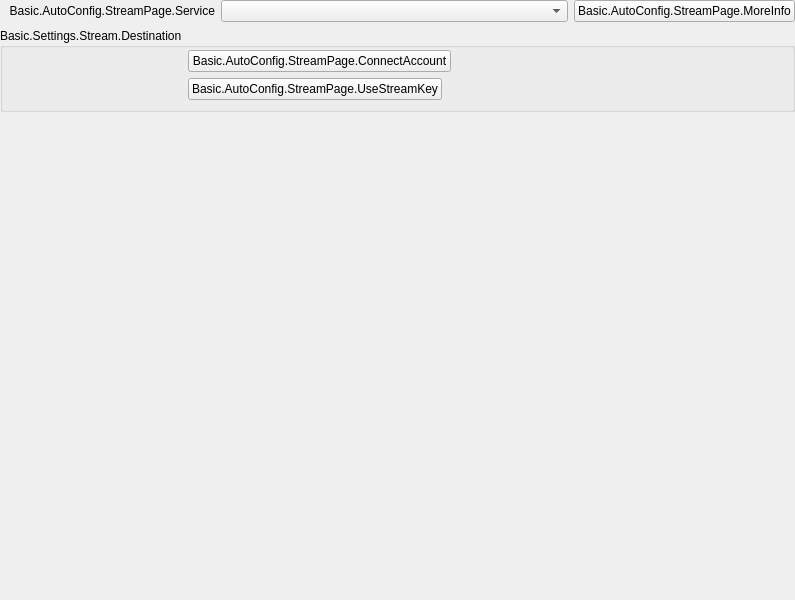
<?xml version="1.0" encoding="UTF-8"?>
<ui version="4.0">
 <class>StreamPage</class>
 <widget class="QWidget" name="StreamPage">
  <property name="geometry">
   <rect>
    <x>0</x>
    <y>0</y>
    <width>795</width>
    <height>600</height>
   </rect>
  </property>
  <property name="windowTitle">
   <string>Form</string>
  </property>
  <layout class="QVBoxLayout" name="verticalLayout">
   <property name="leftMargin">
    <number>0</number>
   </property>
   <property name="topMargin">
    <number>0</number>
   </property>
   <property name="rightMargin">
    <number>0</number>
   </property>
   <property name="bottomMargin">
    <number>0</number>
   </property>
   <item>
    <widget class="QFrame" name="widget_5">
     <layout class="QFormLayout" name="topStreamLayout">
      <property name="fieldGrowthPolicy">
       <enum>QFormLayout::FieldGrowthPolicy::AllNonFixedFieldsGrow</enum>
      </property>
      <property name="labelAlignment">
       <set>Qt::AlignmentFlag::AlignRight|Qt::AlignmentFlag::AlignTrailing|Qt::AlignmentFlag::AlignVCenter</set>
      </property>
      <property name="leftMargin">
       <number>9</number>
      </property>
      <property name="topMargin">
       <number>0</number>
      </property>
      <property name="rightMargin">
       <number>0</number>
      </property>
      <property name="bottomMargin">
       <number>0</number>
      </property>
      <item row="0" column="0">
       <widget class="QLabel" name="serviceLabel">
        <property name="minimumSize">
         <size>
          <width>170</width>
          <height>0</height>
         </size>
        </property>
        <property name="text">
         <string>Basic.AutoConfig.StreamPage.Service</string>
        </property>
        <property name="alignment">
         <set>Qt::AlignmentFlag::AlignRight|Qt::AlignmentFlag::AlignTrailing|Qt::AlignmentFlag::AlignVCenter</set>
        </property>
        <property name="buddy">
         <cstring>service</cstring>
        </property>
       </widget>
      </item>
      <item row="0" column="1">
       <widget class="QFrame" name="serviceWidget">
        <layout class="QHBoxLayout" name="serviceWidgetLayout" stretch="0,0">
         <property name="leftMargin">
          <number>0</number>
         </property>
         <property name="topMargin">
          <number>0</number>
         </property>
         <property name="rightMargin">
          <number>0</number>
         </property>
         <property name="bottomMargin">
          <number>0</number>
         </property>
         <item>
          <widget class="QComboBox" name="service">
           <property name="maxVisibleItems">
            <number>20</number>
           </property>
          </widget>
         </item>
         <item>
          <widget class="UrlPushButton" name="moreInfoButton">
           <property name="sizePolicy">
            <sizepolicy hsizetype="Maximum" vsizetype="Fixed">
             <horstretch>0</horstretch>
             <verstretch>0</verstretch>
            </sizepolicy>
           </property>
           <property name="text">
            <string>Basic.AutoConfig.StreamPage.MoreInfo</string>
           </property>
          </widget>
         </item>
        </layout>
       </widget>
      </item>
     </layout>
    </widget>
   </item>
   <item>
    <widget class="QStackedWidget" name="streamStackWidget">
     <property name="currentIndex">
      <number>0</number>
     </property>
     <widget class="QWidget" name="loginPage">
      <layout class="QVBoxLayout" name="verticalLayout_31">
       <property name="leftMargin">
        <number>0</number>
       </property>
       <property name="topMargin">
        <number>0</number>
       </property>
       <property name="rightMargin">
        <number>0</number>
       </property>
       <property name="bottomMargin">
        <number>0</number>
       </property>
       <item>
        <widget class="QGroupBox" name="groupBox_8">
         <property name="title">
          <string>Basic.Settings.Stream.Destination</string>
         </property>
         <layout class="QFormLayout" name="loginPageLayout">
          <property name="fieldGrowthPolicy">
           <enum>QFormLayout::FieldGrowthPolicy::AllNonFixedFieldsGrow</enum>
          </property>
          <property name="topMargin">
           <number>2</number>
          </property>
          <item row="0" column="0">
           <spacer name="horizontalSpacer_20">
            <property name="orientation">
             <enum>Qt::Orientation::Horizontal</enum>
            </property>
            <property name="sizeType">
             <enum>QSizePolicy::Policy::Fixed</enum>
            </property>
            <property name="sizeHint" stdset="0">
             <size>
              <width>170</width>
              <height>19</height>
             </size>
            </property>
           </spacer>
          </item>
          <item row="0" column="1">
           <layout class="QHBoxLayout" name="horizontalLayout_16">
            <item>
             <widget class="QPushButton" name="connectAccount">
              <property name="text">
               <string>Basic.AutoConfig.StreamPage.ConnectAccount</string>
              </property>
             </widget>
            </item>
            <item>
             <spacer name="horizontalSpacer_21">
              <property name="orientation">
               <enum>Qt::Orientation::Horizontal</enum>
              </property>
              <property name="sizeHint" stdset="0">
               <size>
                <width>40</width>
                <height>10</height>
               </size>
              </property>
             </spacer>
            </item>
           </layout>
          </item>
          <item row="1" column="0">
           <spacer name="horizontalSpacer_22">
            <property name="orientation">
             <enum>Qt::Orientation::Horizontal</enum>
            </property>
            <property name="sizeType">
             <enum>QSizePolicy::Policy::Fixed</enum>
            </property>
            <property name="sizeHint" stdset="0">
             <size>
              <width>170</width>
              <height>10</height>
             </size>
            </property>
           </spacer>
          </item>
          <item row="1" column="1">
           <layout class="QHBoxLayout" name="horizontalLayout_17">
            <item>
             <widget class="QPushButton" name="useStreamKey">
              <property name="text">
               <string>Basic.AutoConfig.StreamPage.UseStreamKey</string>
              </property>
             </widget>
            </item>
            <item>
             <spacer name="horizontalSpacer_23">
              <property name="orientation">
               <enum>Qt::Orientation::Horizontal</enum>
              </property>
              <property name="sizeHint" stdset="0">
               <size>
                <width>40</width>
                <height>10</height>
               </size>
              </property>
             </spacer>
            </item>
           </layout>
          </item>
         </layout>
        </widget>
       </item>
       <item>
        <spacer name="verticalSpacer_10">
         <property name="orientation">
          <enum>Qt::Orientation::Vertical</enum>
         </property>
         <property name="sizeHint" stdset="0">
          <size>
           <width>20</width>
           <height>0</height>
          </size>
         </property>
        </spacer>
       </item>
      </layout>
     </widget>
     <widget class="QScrollArea" name="streamKeyScrollArea">
      <property name="frameShape">
       <enum>QFrame::Shape::NoFrame</enum>
      </property>
      <property name="frameShadow">
       <enum>QFrame::Shadow::Plain</enum>
      </property>
      <property name="lineWidth">
       <number>0</number>
      </property>
      <property name="widgetResizable">
       <bool>true</bool>
      </property>
      <widget class="QWidget" name="streamKeyPage">
       <property name="geometry">
        <rect>
         <x>0</x>
         <y>0</y>
         <width>987</width>
         <height>819</height>
        </rect>
       </property>
       <layout class="QVBoxLayout" name="streamkeyPageLayout">
        <property name="leftMargin">
         <number>0</number>
        </property>
        <property name="topMargin">
         <number>0</number>
        </property>
        <property name="rightMargin">
         <number>0</number>
        </property>
        <property name="bottomMargin">
         <number>0</number>
        </property>
        <item>
         <widget class="QGroupBox" name="destinationGroupBox">
          <property name="title">
           <string>Basic.Settings.Stream.Destination</string>
          </property>
          <layout class="QFormLayout" name="destinationLayout">
           <property name="fieldGrowthPolicy">
            <enum>QFormLayout::FieldGrowthPolicy::AllNonFixedFieldsGrow</enum>
           </property>
           <property name="labelAlignment">
            <set>Qt::AlignmentFlag::AlignRight|Qt::AlignmentFlag::AlignTrailing|Qt::AlignmentFlag::AlignVCenter</set>
           </property>
           <property name="leftMargin">
            <number>9</number>
           </property>
           <property name="topMargin">
            <number>2</number>
           </property>
           <property name="rightMargin">
            <number>9</number>
           </property>
           <property name="bottomMargin">
            <number>9</number>
           </property>
           <item row="0" column="0">
            <widget class="QLabel" name="serverLabel">
             <property name="text">
              <string>Basic.AutoConfig.StreamPage.Server</string>
             </property>
            </widget>
           </item>
           <item row="0" column="1">
            <widget class="QStackedWidget" name="serverStackedWidget">
             <property name="sizePolicy">
              <sizepolicy hsizetype="Preferred" vsizetype="Maximum">
               <horstretch>0</horstretch>
               <verstretch>0</verstretch>
              </sizepolicy>
             </property>
             <property name="currentIndex">
              <number>1</number>
             </property>
             <widget class="QWidget" name="servicePage">
              <layout class="QHBoxLayout" name="horizontalLayout_21">
               <property name="leftMargin">
                <number>0</number>
               </property>
               <property name="topMargin">
                <number>0</number>
               </property>
               <property name="rightMargin">
                <number>0</number>
               </property>
               <property name="bottomMargin">
                <number>0</number>
               </property>
               <item>
                <widget class="QComboBox" name="server"/>
               </item>
              </layout>
             </widget>
             <widget class="QWidget" name="customPage">
              <layout class="QHBoxLayout" name="horizontalLayout_22">
               <property name="leftMargin">
                <number>0</number>
               </property>
               <property name="topMargin">
                <number>0</number>
               </property>
               <property name="rightMargin">
                <number>0</number>
               </property>
               <property name="bottomMargin">
                <number>0</number>
               </property>
               <item>
                <widget class="QLineEdit" name="customServer"/>
               </item>
              </layout>
             </widget>
            </widget>
           </item>
           <item row="1" column="0">
            <widget class="QLabel" name="serviceCustomServerLabel">
             <property name="text">
              <string>Basic.Settings.Stream.ServiceCustomServer</string>
             </property>
             <property name="buddy">
              <cstring>serviceCustomServer</cstring>
             </property>
            </widget>
           </item>
           <item row="1" column="1">
            <widget class="QLineEdit" name="serviceCustomServer"/>
           </item>
           <item row="2" column="0">
            <widget class="QLabel" name="streamKeyLabel">
             <property name="text">
              <string>Basic.AutoConfig.StreamPage.StreamKey</string>
             </property>
             <property name="openExternalLinks">
              <bool>true</bool>
             </property>
             <property name="buddy">
              <cstring>key</cstring>
             </property>
            </widget>
           </item>
           <item row="2" column="1">
            <widget class="QFrame" name="streamKeyWidget">
             <layout class="QHBoxLayout" name="horizontalLayout_11">
              <property name="leftMargin">
               <number>0</number>
              </property>
              <property name="topMargin">
               <number>0</number>
              </property>
              <property name="rightMargin">
               <number>0</number>
              </property>
              <property name="bottomMargin">
               <number>0</number>
              </property>
              <item>
               <widget class="QLineEdit" name="key">
                <property name="inputMask">
                 <string notr="true"/>
                </property>
                <property name="text">
                 <string notr="true"/>
                </property>
                <property name="echoMode">
                 <enum>QLineEdit::EchoMode::Password</enum>
                </property>
               </widget>
              </item>
              <item>
               <widget class="QPushButton" name="show">
                <property name="text">
                 <string>Show</string>
                </property>
               </widget>
              </item>
              <item>
               <widget class="UrlPushButton" name="getStreamKeyButton">
                <property name="toolTip">
                 <string/>
                </property>
                <property name="toolTipDuration">
                 <number>-4</number>
                </property>
                <property name="text">
                 <string>Basic.AutoConfig.StreamPage.GetStreamKey</string>
                </property>
               </widget>
              </item>
             </layout>
            </widget>
           </item>
           <item row="3" column="0">
            <widget class="QLabel" name="connectedAccountLabel">
             <property name="text">
              <string>Basic.AutoConfig.StreamPage.ConnectedAccount</string>
             </property>
            </widget>
           </item>
           <item row="3" column="1">
            <layout class="QHBoxLayout" name="horizontalLayout_15">
             <item>
              <widget class="QPushButton" name="connectAccount2">
               <property name="cursor">
                <cursorShape>PointingHandCursor</cursorShape>
               </property>
               <property name="text">
                <string>Basic.AutoConfig.StreamPage.ConnectAccount</string>
               </property>
              </widget>
             </item>
             <item>
              <widget class="QLabel" name="connectedAccountText">
               <property name="styleSheet">
                <string notr="true">font-weight: bold</string>
               </property>
               <property name="text">
                <string>Auth.LoadingChannel.Title</string>
               </property>
              </widget>
             </item>
             <item>
              <widget class="QPushButton" name="disconnectAccount">
               <property name="text">
                <string>Basic.AutoConfig.StreamPage.DisconnectAccount</string>
               </property>
              </widget>
             </item>
             <item>
              <spacer name="horizontalSpacer_19">
               <property name="orientation">
                <enum>Qt::Orientation::Horizontal</enum>
               </property>
               <property name="sizeHint" stdset="0">
                <size>
                 <width>40</width>
                 <height>20</height>
                </size>
               </property>
              </spacer>
             </item>
            </layout>
           </item>
           <item row="4" column="0">
            <spacer name="horizontalSpacer_18">
             <property name="orientation">
              <enum>Qt::Orientation::Horizontal</enum>
             </property>
             <property name="sizeHint" stdset="0">
              <size>
               <width>170</width>
               <height>0</height>
              </size>
             </property>
            </spacer>
           </item>
           <item row="5" column="1">
            <layout class="QHBoxLayout" name="horizontalLayout_28">
             <item>
              <widget class="QPushButton" name="useStreamKeyAdv">
               <property name="text">
                <string>Basic.AutoConfig.StreamPage.UseStreamKeyAdvanced</string>
               </property>
              </widget>
             </item>
             <item>
              <spacer name="horizontalSpacer_28">
               <property name="orientation">
                <enum>Qt::Orientation::Horizontal</enum>
               </property>
               <property name="sizeHint" stdset="0">
                <size>
                 <width>40</width>
                 <height>0</height>
                </size>
               </property>
              </spacer>
             </item>
            </layout>
           </item>
           <item row="6" column="1">
            <widget class="QCheckBox" name="useAuth">
             <property name="text">
              <string>Basic.Settings.Stream.Custom.UseAuthentication</string>
             </property>
            </widget>
           </item>
           <item row="7" column="0">
            <widget class="QLabel" name="authUsernameLabel">
             <property name="text">
              <string>Basic.Settings.Stream.Custom.Username</string>
             </property>
             <property name="buddy">
              <cstring>authUsername</cstring>
             </property>
            </widget>
           </item>
           <item row="7" column="1">
            <widget class="QLineEdit" name="authUsername"/>
           </item>
           <item row="8" column="0">
            <widget class="QLabel" name="authPwLabel">
             <property name="text">
              <string>Basic.Settings.Stream.Custom.Password</string>
             </property>
             <property name="buddy">
              <cstring>authPw</cstring>
             </property>
            </widget>
           </item>
           <item row="8" column="1">
            <widget class="QFrame" name="authPwWidget">
             <layout class="QHBoxLayout" name="horizontalLayout_25">
              <property name="leftMargin">
               <number>0</number>
              </property>
              <property name="topMargin">
               <number>0</number>
              </property>
              <property name="rightMargin">
               <number>0</number>
              </property>
              <property name="bottomMargin">
               <number>0</number>
              </property>
              <item>
               <widget class="QLineEdit" name="authPw">
                <property name="echoMode">
                 <enum>QLineEdit::EchoMode::Password</enum>
                </property>
               </widget>
              </item>
              <item>
               <widget class="QPushButton" name="authPwShow">
                <property name="text">
                 <string>Show</string>
                </property>
               </widget>
              </item>
             </layout>
            </widget>
           </item>
          </layout>
         </widget>
        </item>
        <item>
         <widget class="QGroupBox" name="multitrackVideoGroupBox">
          <property name="title">
           <string>Basic.Settings.Stream.MultitrackVideoLabel</string>
          </property>
          <layout class="QVBoxLayout" name="verticalLayout_34">
           <property name="leftMargin">
            <number>9</number>
           </property>
           <property name="topMargin">
            <number>2</number>
           </property>
           <property name="rightMargin">
            <number>9</number>
           </property>
           <property name="bottomMargin">
            <number>9</number>
           </property>
           <item>
            <layout class="QHBoxLayout" name="horizontalLayout_12">
             <item>
              <spacer name="horizontalSpacer_31">
               <property name="orientation">
                <enum>Qt::Orientation::Horizontal</enum>
               </property>
               <property name="sizeType">
                <enum>QSizePolicy::Policy::Fixed</enum>
               </property>
               <property name="sizeHint" stdset="0">
                <size>
                 <width>170</width>
                 <height>10</height>
                </size>
               </property>
              </spacer>
             </item>
             <item>
              <widget class="QLabel" name="multitrackVideoInfo">
               <property name="text">
                <string>MultitrackVideo.Info</string>
               </property>
               <property name="textFormat">
                <enum>Qt::TextFormat::RichText</enum>
               </property>
               <property name="wordWrap">
                <bool>true</bool>
               </property>
               <property name="openExternalLinks">
                <bool>true</bool>
               </property>
              </widget>
             </item>
            </layout>
           </item>
           <item>
            <layout class="QFormLayout" name="formLayout_27">
             <property name="fieldGrowthPolicy">
              <enum>QFormLayout::FieldGrowthPolicy::AllNonFixedFieldsGrow</enum>
             </property>
             <item row="0" column="0">
              <spacer name="horizontalSpacer_30">
               <property name="orientation">
                <enum>Qt::Orientation::Horizontal</enum>
               </property>
               <property name="sizeType">
                <enum>QSizePolicy::Policy::Fixed</enum>
               </property>
               <property name="sizeHint" stdset="0">
                <size>
                 <width>170</width>
                 <height>10</height>
                </size>
               </property>
              </spacer>
             </item>
             <item row="0" column="1">
              <widget class="QCheckBox" name="enableMultitrackVideo">
               <property name="text">
                <string>Basic.Settings.Stream.EnableMultitrackVideo</string>
               </property>
              </widget>
             </item>
             <item row="1" column="0">
              <widget class="QLabel" name="multitrackVideoMaximumAggregateBitrateLabel">
               <property name="text">
                <string>Basic.Settings.Stream.MultitrackVideoMaximumAggregateBitrate</string>
               </property>
              </widget>
             </item>
             <item row="1" column="1">
              <layout class="QHBoxLayout" name="horizontalLayout_31" stretch="0,0">
               <item>
                <widget class="QCheckBox" name="multitrackVideoMaximumAggregateBitrateAuto">
                 <property name="text">
                  <string>Basic.Settings.Stream.MultitrackVideoMaximumAggregateBitrateAuto</string>
                 </property>
                </widget>
               </item>
               <item>
                <widget class="QSpinBox" name="multitrackVideoMaximumAggregateBitrate">
                 <property name="sizePolicy">
                  <sizepolicy hsizetype="MinimumExpanding" vsizetype="Fixed">
                   <horstretch>0</horstretch>
                   <verstretch>0</verstretch>
                  </sizepolicy>
                 </property>
                 <property name="suffix">
                  <string notr="true"> Kbps</string>
                 </property>
                 <property name="minimum">
                  <number>0</number>
                 </property>
                 <property name="maximum">
                  <number>1000000</number>
                 </property>
                 <property name="singleStep">
                  <number>50</number>
                 </property>
                 <property name="value">
                  <number>0</number>
                 </property>
                </widget>
               </item>
              </layout>
             </item>
             <item row="2" column="0">
              <widget class="QLabel" name="multitrackVideoMaximumVideoTracksLabel">
               <property name="text">
                <string>Basic.Settings.Stream.MultitrackVideoMaximumVideoTracks</string>
               </property>
              </widget>
             </item>
             <item row="2" column="1">
              <layout class="QHBoxLayout" name="horizontalLayout_32" stretch="0,0">
               <item>
                <widget class="QCheckBox" name="multitrackVideoMaximumVideoTracksAuto">
                 <property name="sizePolicy">
                  <sizepolicy hsizetype="Minimum" vsizetype="Fixed">
                   <horstretch>0</horstretch>
                   <verstretch>0</verstretch>
                  </sizepolicy>
                 </property>
                 <property name="text">
                  <string>Basic.Settings.Stream.MultitrackVideoMaximumVideoTracksAuto</string>
                 </property>
                </widget>
               </item>
               <item>
                <widget class="QSpinBox" name="multitrackVideoMaximumVideoTracks">
                 <property name="sizePolicy">
                  <sizepolicy hsizetype="MinimumExpanding" vsizetype="Fixed">
                   <horstretch>0</horstretch>
                   <verstretch>0</verstretch>
                  </sizepolicy>
                 </property>
                 <property name="minimum">
                  <number>0</number>
                 </property>
                 <property name="maximum">
                  <number>100</number>
                 </property>
                 <property name="value">
                  <number>0</number>
                 </property>
                </widget>
               </item>
              </layout>
             </item>
             <item row="3" column="1">
              <widget class="QComboBox" name="multitrackVideoAdditionalCanvas">
               <property name="placeholderText">
                <string>None</string>
               </property>
              </widget>
             </item>
             <item row="4" column="0">
              <spacer name="horizontalSpacer_32">
               <property name="orientation">
                <enum>Qt::Orientation::Horizontal</enum>
               </property>
               <property name="sizeType">
                <enum>QSizePolicy::Policy::Fixed</enum>
               </property>
               <property name="sizeHint" stdset="0">
                <size>
                 <width>170</width>
                 <height>10</height>
                </size>
               </property>
              </spacer>
             </item>
             <item row="4" column="1">
              <widget class="QCheckBox" name="multitrackVideoStreamDumpEnable">
               <property name="text">
                <string>Basic.Settings.Stream.MultitrackVideoStreamDumpEnable</string>
               </property>
              </widget>
             </item>
             <item row="5" column="1">
              <widget class="QCheckBox" name="multitrackVideoConfigOverrideEnable">
               <property name="text">
                <string>Basic.Settings.Stream.MultitrackVideoConfigOverrideEnable</string>
               </property>
              </widget>
             </item>
             <item row="6" column="0">
              <widget class="QLabel" name="multitrackVideoConfigOverrideLabel">
               <property name="text">
                <string>Basic.Settings.Stream.MultitrackVideoConfigOverride</string>
               </property>
              </widget>
             </item>
             <item row="6" column="1">
              <widget class="QPlainTextEdit" name="multitrackVideoConfigOverride">
               <property name="sizePolicy">
                <sizepolicy hsizetype="Expanding" vsizetype="Expanding">
                 <horstretch>0</horstretch>
                 <verstretch>0</verstretch>
                </sizepolicy>
               </property>
              </widget>
             </item>
             <item row="3" column="0">
              <widget class="QLabel" name="multitrackVideoAdditionalCanvasLabel">
               <property name="text">
                <string>Basic.Settings.Stream.MultitrackVideoExtraCanvas</string>
               </property>
              </widget>
             </item>
            </layout>
           </item>
          </layout>
         </widget>
        </item>
        <item>
         <widget class="QGroupBox" name="serviceAdvancedOptionsGroupBox">
          <property name="title">
           <string>Basic.Settings.Stream.AdvancedOptions</string>
          </property>
          <layout class="QFormLayout" name="serviceAdvancedOptionsLayout">
           <property name="fieldGrowthPolicy">
            <enum>QFormLayout::FieldGrowthPolicy::AllNonFixedFieldsGrow</enum>
           </property>
           <property name="labelAlignment">
            <set>Qt::AlignmentFlag::AlignRight|Qt::AlignmentFlag::AlignTrailing|Qt::AlignmentFlag::AlignVCenter</set>
           </property>
           <property name="leftMargin">
            <number>9</number>
           </property>
           <property name="topMargin">
            <number>2</number>
           </property>
           <property name="rightMargin">
            <number>9</number>
           </property>
           <property name="bottomMargin">
            <number>9</number>
           </property>
           <item row="0" column="0">
            <widget class="QLabel" name="twitchAddonLabel">
             <property name="text">
              <string>Basic.Settings.Stream.TTVAddon</string>
             </property>
             <property name="buddy">
              <cstring>twitchAddonDropdown</cstring>
             </property>
            </widget>
           </item>
           <item row="0" column="1">
            <widget class="QComboBox" name="twitchAddonDropdown"/>
           </item>
           <item row="1" column="0">
            <spacer name="horizontalSpacer_18_1">
             <property name="orientation">
              <enum>Qt::Orientation::Horizontal</enum>
             </property>
             <property name="sizeHint" stdset="0">
              <size>
               <width>170</width>
               <height>0</height>
              </size>
             </property>
            </spacer>
           </item>
           <item row="1" column="1">
            <widget class="QCheckBox" name="bandwidthTestEnable">
             <property name="text">
              <string>Basic.Settings.Stream.BandwidthTestMode</string>
             </property>
            </widget>
           </item>
           <item row="2" column="1">
            <widget class="QCheckBox" name="ignoreRecommended">
             <property name="text">
              <string>Basic.Settings.Stream.IgnoreRecommended</string>
             </property>
            </widget>
           </item>
           <item row="3" column="1">
            <widget class="QLabel" name="enforceSettingsLabel">
             <property name="text">
              <string notr="true"/>
             </property>
             <property name="textFormat">
              <enum>Qt::TextFormat::RichText</enum>
             </property>
             <property name="openExternalLinks">
              <bool>true</bool>
             </property>
            </widget>
           </item>
          </layout>
         </widget>
        </item>
        <item>
         <spacer name="verticalSpacer_12">
          <property name="orientation">
           <enum>Qt::Orientation::Vertical</enum>
          </property>
          <property name="sizeHint" stdset="0">
           <size>
            <width>20</width>
            <height>0</height>
           </size>
          </property>
         </spacer>
        </item>
       </layout>
      </widget>
     </widget>
    </widget>
   </item>
  </layout>
 </widget>
 <customwidgets>
  <customwidget>
   <class>UrlPushButton</class>
   <extends>QPushButton</extends>
   <header>components/UrlPushButton.hpp</header>
  </customwidget>
 </customwidgets>
 <resources/>
 <connections/>
</ui>
